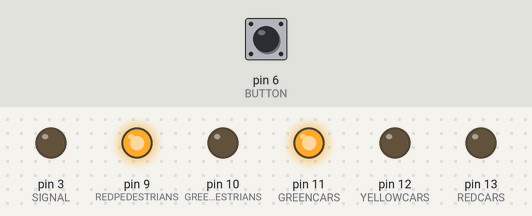
Simulated run of this program. Board: Arduino Uno, built with avr-gcc and run on an emulated ATmega328P. On the bench: output pins drawn as LEDs (lit = HIGH). The inputs (shaded band) are chosen by the test bench; at power-on: pin 6 (BUTTON) HIGH.

Above: at 1.2 s.
1.3 s: pin 6 (BUTTON) pulled LOW for 0.15 s
At 2.5 s:
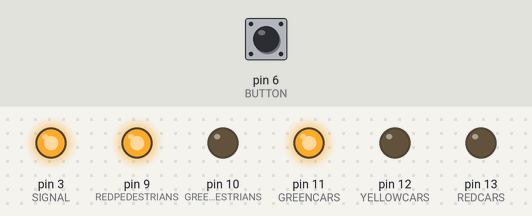
At 7.5 s:
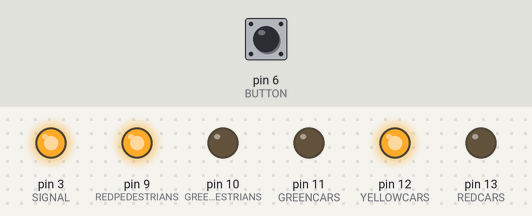
Timing chart, 0 to 21.8 s (numbered marks = the images above; inputs shaded):
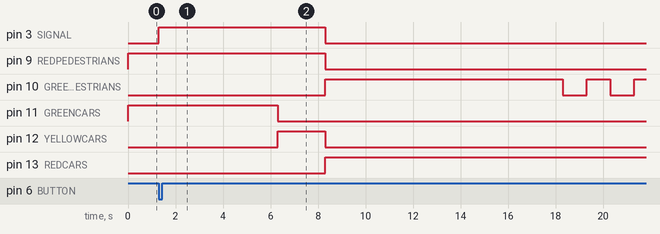

Measured:
- after the input at 1.3 s, pin 3 (SIGNAL): LOW → HIGH at once, → LOW 7.0 s later; pin 9 (REDPEDESTRIANS): HIGH → LOW after 7.0 s; pin 10 (GREENPEDESTRIANS): goes HIGH 10.0 s, LOW 1.0 s, HIGH 1.0 s, LOW 1.0 s, then HIGH, starting after 7.0 s; pin 11 (GREENCARS): HIGH → LOW after 5.0 s; pin 12 (YELLOWCARS): LOW → HIGH after 5.0 s, → LOW 2.0 s later

The program:

main.cpp
```cpp
#include <Arduino.h>

#define REDCARS 13
#define YELLOWCARS 12
#define GREENCARS 11
#define GREENPEDESTRIANS 10
#define REDPEDESTRIANS 9
#define SIGNAL 3
#define BUTTON 6

// =======================================
//  ghdfghfg
// =======================================
void setup()
{
  // put your setup code here, to run once:
  pinMode(REDCARS,OUTPUT);
  pinMode(YELLOWCARS,OUTPUT);
  pinMode(GREENCARS,OUTPUT);
  pinMode(REDPEDESTRIANS,OUTPUT);
  pinMode(GREENPEDESTRIANS,OUTPUT);
  pinMode(SIGNAL,OUTPUT);
  pinMode(BUTTON,INPUT_PULLUP);

  digitalWrite(REDCARS,LOW);
  digitalWrite(YELLOWCARS,LOW);
  digitalWrite(GREENCARS,HIGH);
  digitalWrite(REDPEDESTRIANS,HIGH);
  digitalWrite(GREENPEDESTRIANS,LOW);
  digitalWrite(SIGNAL,LOW);
}

void loop()
{
  if(digitalRead(BUTTON)==LOW)
  {
    digitalWrite(SIGNAL,HIGH);
    delay(5000);
    digitalWrite(YELLOWCARS,HIGH);
    digitalWrite(GREENCARS,LOW);
    delay(2000);
    digitalWrite(YELLOWCARS,LOW);
    digitalWrite(REDCARS, HIGH);
    digitalWrite(SIGNAL,LOW);
    digitalWrite(REDPEDESTRIANS,LOW);
    digitalWrite(GREENPEDESTRIANS,HIGH);
    delay(10000);
    for(int i = 0;i<3;i++)
    {
      digitalWrite(GREENPEDESTRIANS,LOW);
      delay(1000);
      digitalWrite(GREENPEDESTRIANS,HIGH);
      delay(1000);
      }
    digitalWrite(GREENPEDESTRIANS,LOW);
    digitalWrite(REDPEDESTRIANS,HIGH);
    digitalWrite(REDCARS, LOW);
    digitalWrite(GREENCARS,HIGH);

  }
}
```
